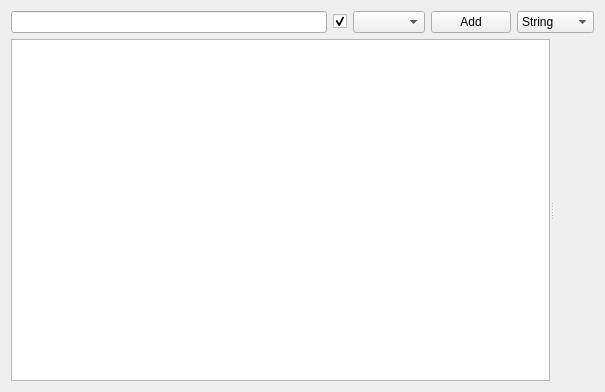
<?xml version="1.0" encoding="UTF-8"?>
<ui version="4.0">
 <class>SummaryWidget</class>
 <widget class="QWidget" name="SummaryWidget">
  <property name="geometry">
   <rect>
    <x>0</x>
    <y>0</y>
    <width>605</width>
    <height>392</height>
   </rect>
  </property>
  <property name="windowTitle">
   <string/>
  </property>
  <layout class="QVBoxLayout" name="verticalLayout">
   <item>
    <layout class="QHBoxLayout" name="SearchStuff_">
     <item>
      <widget class="QLineEdit" name="FilterLine_"/>
     </item>
     <item>
      <widget class="QCheckBox" name="SimpleSearch_">
       <property name="text">
        <string/>
       </property>
       <property name="checked">
        <bool>true</bool>
       </property>
      </widget>
     </item>
     <item>
      <widget class="QComboBox" name="LeastCategory_">
       <property name="contextMenuPolicy">
        <enum>Qt::ActionsContextMenu</enum>
       </property>
       <property name="insertPolicy">
        <enum>QComboBox::InsertAlphabetically</enum>
       </property>
       <property name="sizeAdjustPolicy">
        <enum>QComboBox::AdjustToContents</enum>
       </property>
      </widget>
     </item>
     <item>
      <widget class="QPushButton" name="Add_">
       <property name="text">
        <string>Add</string>
       </property>
      </widget>
     </item>
     <item>
      <widget class="QComboBox" name="Type_">
       <item>
        <property name="text">
         <string>String</string>
        </property>
       </item>
       <item>
        <property name="text">
         <string>Wildcard</string>
        </property>
       </item>
       <item>
        <property name="text">
         <string>Regexp</string>
        </property>
       </item>
       <item>
        <property name="text">
         <string>Tags</string>
        </property>
       </item>
      </widget>
     </item>
    </layout>
   </item>
   <item>
    <widget class="QSplitter" name="MainSplitter_">
     <property name="sizePolicy">
      <sizepolicy hsizetype="Expanding" vsizetype="Expanding">
       <horstretch>0</horstretch>
       <verstretch>0</verstretch>
      </sizepolicy>
     </property>
     <property name="orientation">
      <enum>Qt::Horizontal</enum>
     </property>
     <widget class="QTreeView" name="PluginsTasksTree_">
      <property name="minimumSize">
       <size>
        <width>450</width>
        <height>0</height>
       </size>
      </property>
      <property name="contextMenuPolicy">
       <enum>Qt::CustomContextMenu</enum>
      </property>
      <property name="selectionMode">
       <enum>QAbstractItemView::ContiguousSelection</enum>
      </property>
      <property name="rootIsDecorated">
       <bool>false</bool>
      </property>
      <property name="itemsExpandable">
       <bool>false</bool>
      </property>
      <property name="expandsOnDoubleClick">
       <bool>false</bool>
      </property>
     </widget>
     <widget class="QDockWidget" name="ControlsDockWidget_">
      <property name="sizePolicy">
       <sizepolicy hsizetype="Minimum" vsizetype="Preferred">
        <horstretch>0</horstretch>
        <verstretch>0</verstretch>
       </sizepolicy>
      </property>
      <property name="floating">
       <bool>false</bool>
      </property>
      <property name="features">
       <set>QDockWidget::DockWidgetVerticalTitleBar</set>
      </property>
      <property name="allowedAreas">
       <set>Qt::RightDockWidgetArea</set>
      </property>
      <widget class="QWidget" name="dockWidgetContents_3">
       <property name="sizePolicy">
        <sizepolicy hsizetype="Minimum" vsizetype="Preferred">
         <horstretch>0</horstretch>
         <verstretch>0</verstretch>
        </sizepolicy>
       </property>
      </widget>
     </widget>
    </widget>
   </item>
  </layout>
 </widget>
 <resources/>
 <connections>
  <connection>
   <sender>SimpleSearch_</sender>
   <signal>toggled(bool)</signal>
   <receiver>LeastCategory_</receiver>
   <slot>setEnabled(bool)</slot>
   <hints>
    <hint type="sourcelabel">
     <x>35</x>
     <y>28</y>
    </hint>
    <hint type="destinationlabel">
     <x>120</x>
     <y>28</y>
    </hint>
   </hints>
  </connection>
  <connection>
   <sender>SimpleSearch_</sender>
   <signal>toggled(bool)</signal>
   <receiver>Add_</receiver>
   <slot>setEnabled(bool)</slot>
   <hints>
    <hint type="sourcelabel">
     <x>38</x>
     <y>28</y>
    </hint>
    <hint type="destinationlabel">
     <x>204</x>
     <y>28</y>
    </hint>
   </hints>
  </connection>
  <connection>
   <sender>SimpleSearch_</sender>
   <signal>toggled(bool)</signal>
   <receiver>Type_</receiver>
   <slot>setEnabled(bool)</slot>
   <hints>
    <hint type="sourcelabel">
     <x>34</x>
     <y>28</y>
    </hint>
    <hint type="destinationlabel">
     <x>296</x>
     <y>28</y>
    </hint>
   </hints>
  </connection>
 </connections>
</ui>
